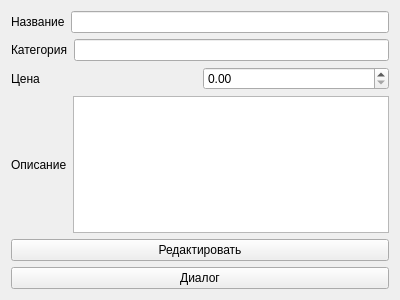
<?xml version="1.0" encoding="UTF-8"?>
<ui version="4.0">
 <class>productForm</class>
 <widget class="QWidget" name="productForm">
  <property name="geometry">
   <rect>
    <x>0</x>
    <y>0</y>
    <width>400</width>
    <height>300</height>
   </rect>
  </property>
  <property name="maximumSize">
   <size>
    <width>400</width>
    <height>300</height>
   </size>
  </property>
  <property name="windowTitle">
   <string>Form</string>
  </property>
  <layout class="QVBoxLayout" name="verticalLayout">
   <item>
    <layout class="QHBoxLayout" name="horizontalLayout_4">
     <item>
      <widget class="QLabel" name="label">
       <property name="text">
        <string>Название</string>
       </property>
      </widget>
     </item>
     <item>
      <widget class="QLineEdit" name="lineEdit_3">
       <property name="maximumSize">
        <size>
         <width>318</width>
         <height>16777215</height>
        </size>
       </property>
      </widget>
     </item>
    </layout>
   </item>
   <item>
    <layout class="QHBoxLayout" name="horizontalLayout_2">
     <item>
      <widget class="QLabel" name="label_4">
       <property name="text">
        <string>Категория</string>
       </property>
      </widget>
     </item>
     <item>
      <widget class="QLineEdit" name="lineEdit"/>
     </item>
    </layout>
   </item>
   <item>
    <layout class="QHBoxLayout" name="horizontalLayout_3">
     <item>
      <widget class="QLabel" name="label_2">
       <property name="text">
        <string>Цена</string>
       </property>
      </widget>
     </item>
     <item>
      <widget class="QDoubleSpinBox" name="doubleSpinBox">
       <property name="maximum">
        <double>999999999999999945322333868247445125709646570021247924665841614848.000000000000000</double>
       </property>
      </widget>
     </item>
    </layout>
   </item>
   <item>
    <layout class="QHBoxLayout" name="horizontalLayout">
     <item>
      <widget class="QLabel" name="label_3">
       <property name="text">
        <string>Описание</string>
       </property>
      </widget>
     </item>
     <item>
      <widget class="QTextBrowser" name="textBrowser">
       <property name="maximumSize">
        <size>
         <width>318</width>
         <height>16777215</height>
        </size>
       </property>
      </widget>
     </item>
    </layout>
   </item>
   <item>
    <widget class="QPushButton" name="pushButton_2">
     <property name="text">
      <string>Редактировать</string>
     </property>
    </widget>
   </item>
   <item>
    <widget class="QPushButton" name="pushButton">
     <property name="text">
      <string>Диалог</string>
     </property>
    </widget>
   </item>
  </layout>
 </widget>
 <resources/>
 <connections/>
</ui>
